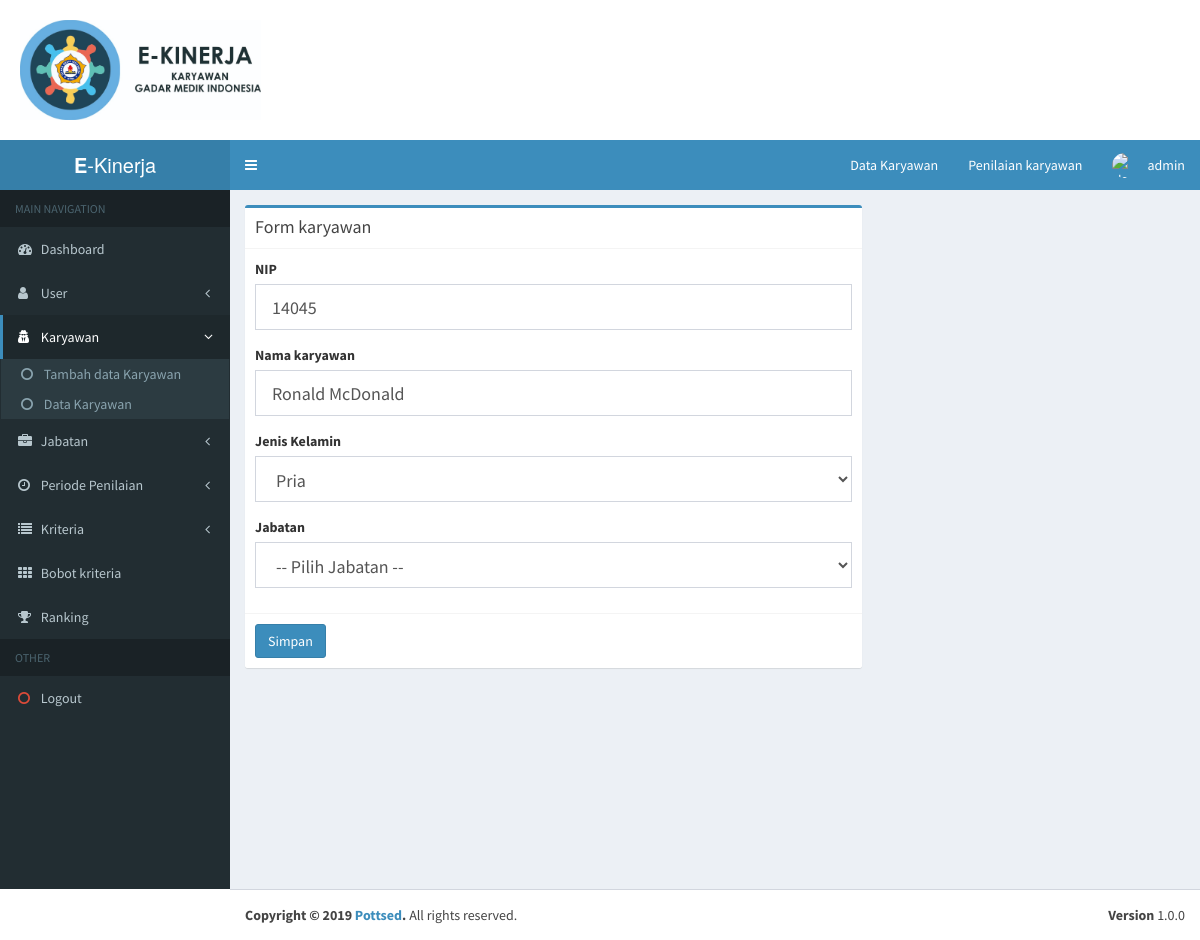
/index.php?p=karyawan&act=edit&id=14045 (signed in), run on the app's committed database.
### tables this page shows
CREATE TABLE `karyawan` (
  `NIP` varchar(40) NOT NULL,
  `nama_karyawan` varchar(125) NOT NULL,
  `JK` varchar(50) DEFAULT NULL,
  `Jabatan` varchar(50) DEFAULT NULL,
  `status` varchar(25) DEFAULT NULL
);

### page/karyawan/edit.php (the view, shortened to what this page needs)
<?php
  $id = $_GET['id'];
  $sql = "SELECT * from karyawan where NIP='$id'";
  $query = mysqli_query($con, $sql);
  $data = mysqli_fetch_array($query);
 ?>
<div class="row">
    <div class="col-md-8">
      <div class="box box-primary">
        <div class="box-header with-border">
          <h3 class="box-title">Form karyawan</h3>
        </div>
        <form role="form" method="post">
          <div class="box-body">
            <div class="form-group">
              <label for="exampleInputEmail1">NIP</label>
              <input type="text" class="form-control input-lg" id="exampleInputEmail1" placeholder="Masukan NIP" name="NIP" value="<?php echo $data['NIP']; ?>" required>
            </div>
            <div class="form-group">
              <label for="exampleInputEmail1">Nama karyawan</label>
              <input type="text" class="form-control input-lg" id="exampleInputEmail1" placeholder="Masukan Nama karyawan" name="karyawan" value="<?php echo $data['nama_karyawan']; ?>"required>
            </div>
            <div class="form-group">
              <label for="exampleInputEmail1">Jenis Kelamin</label>
              <select class="form-control custom-select input-lg" name="JK">
                <option value="Pria" <?php if($data['JK']=="Pria"){echo"selected";}else{echo "";} ?>>Pria</option>
              </select>
            </div>
            <div class="form-group">
               <label for="exampleInputEmail1">Jabatan</label>
               <select class="form-control input-lg" name="jabatan" required>
                <option disabled selected>-- Pilih Jabatan --</option>
               </select>
            </div>
          </div>
          <div class="box-footer">
            <button type="submit" class="btn btn-primary" name="simpan">Simpan</button>
          </div>
        </form>
      </div>
  </div>

### data on the page
karyawan: NIP "14045", karyawan "Ronald McDonald", JK "Pria"

### other printed values
$_SESSION['name'] "admin"
